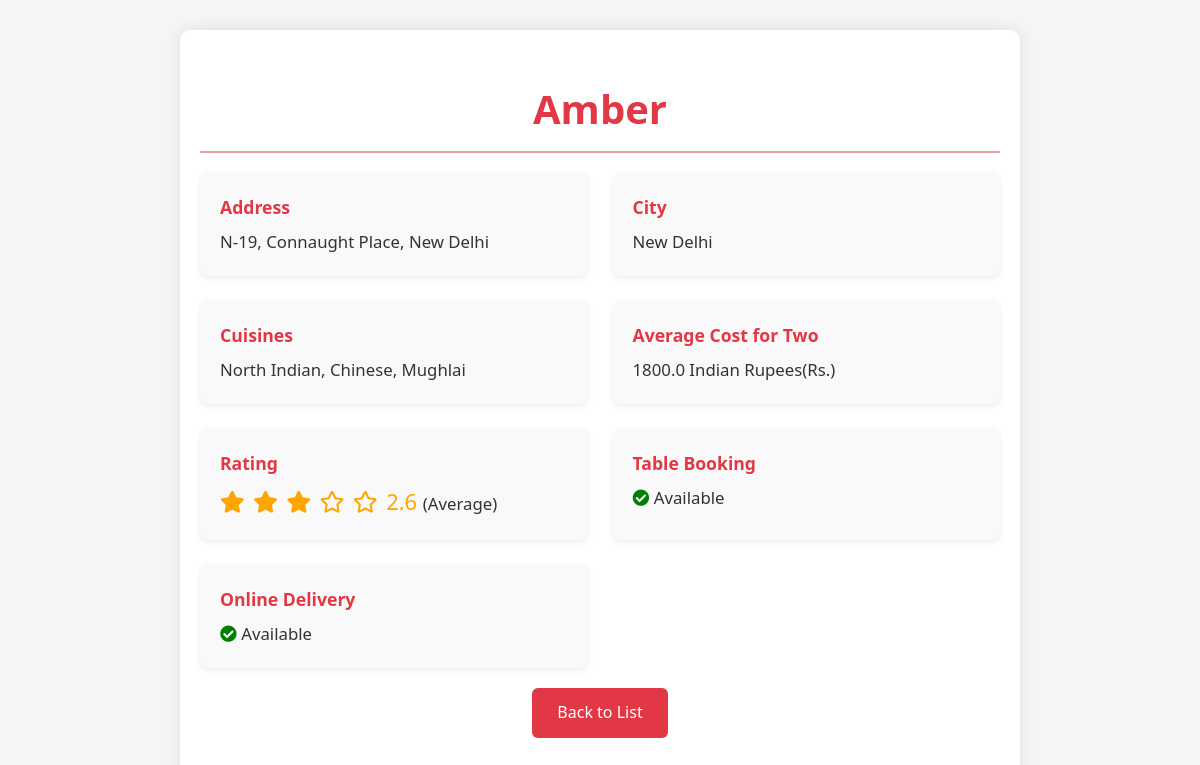
Page /restaurant/53 on the committed database.
### tables this page shows
CREATE TABLE restaurants (
        id INTEGER PRIMARY KEY, 
        name TEXT,
        country_code TEXT,
        city TEXT,
        address TEXT,
        locality TEXT,
        cuisines TEXT,
        average_cost_for_two REAL,
        currency TEXT,
        has_table_booking TEXT,
        has_online_delivery TEXT,
        is_delivering_now TEXT,
        price_range INTEGER,
        aggregate_rating REAL,
        rating_color TEXT,
        rating_text TEXT,
        votes INTEGER
    );

### app.py (the view)
@app.route('/restaurant/<int:id>')
def restaurant_detail(id):
    conn = get_db_connection()
    restaurant = conn.execute('SELECT * FROM restaurants WHERE id = ?', (id,)).fetchone()
    conn.close()
    if restaurant is None:
        return "Restaurant not found", 404
    return render_template('restaurant_detail.html', restaurant=restaurant)

### app.py (called while the page is built)
def get_db_connection():
    conn = sqlite3.connect('database.db')
    conn.row_factory = sqlite3.Row
    return conn

### templates/restaurant_detail.html (shortened to what this page needs)
<!DOCTYPE html>
<html lang="en">
<head>
    <link rel="stylesheet" href="https://cdnjs.cloudflare.com/ajax/libs/font-awesome/5.15.3/css/all.min.css">
</head>
<body>
    <div class="container">
        <h1>{{ restaurant['name'] }}</h1>
        <div class="info-grid">
            <div class="info-item">
                <div class="info-label">Address</div>
                <div class="info-value">{{ restaurant['address'] }}</div>
            </div>
            <div class="info-item">
                <div class="info-label">City</div>
                <div class="info-value">{{ restaurant['city'] }}</div>
            </div>
            <div class="info-item">
                <div class="info-label">Cuisines</div>
                <div class="info-value">{{ restaurant['cuisines'] }}</div>
            </div>
            <div class="info-item">
                <div class="info-label">Average Cost for Two</div>
                <div class="info-value">{{ restaurant['average_cost_for_two'] }} {{ restaurant['currency'] }}</div>
            </div>
            <div class="info-item">
                <div class="info-label">Rating</div>
                <div class="info-value">
                    <span class="rating">
                        {% for i in range(5) %}
                            {% if i < restaurant['aggregate_rating'] %}
                                <i class="fas fa-star"></i>
                            {% else %}
                                <i class="far fa-star"></i>
                            {% endif %}
                        {% endfor %}
                        {{ restaurant['aggregate_rating'] }}
                    </span>
                    ({{ restaurant['rating_text'] }})
                </div>
            </div>
            <div class="info-item">
                <div class="info-label">Table Booking</div>
                <div class="info-value">
                    {% if restaurant['has_table_booking'] == 'Yes' %}
                        <i class="fas fa-check-circle" style="color: green;"></i> Available
                    {% else %}
                        <i class="fas fa-times-circle" style="color: red;"></i> Not Available
                    {% endif %}
                </div>
            </div>
            <div class="info-item">
                <div class="info-label">Online Delivery</div>
                <div class="info-value">
                    {% if restaurant['has_online_delivery'] == 'Yes' %}
                        <i class="fas fa-check-circle" style="color: green;"></i> Available
                    {% else %}
                        <i class="fas fa-times-circle" style="color: red;"></i> Not Available
                    {% endif %}
                </div>
            </div>
        </div>
        <a href="{{ url_for('restaurant_list') }}" class="back-button">Back to List</a>
    </div>
</body>
</html>

### templates/restaurant_detail.html (style rules this page uses)
body { font-family: 'Segoe UI', Tahoma, Geneva, Verdana, sans-serif; background-color: #f5f5f5; margin: 0; padding: 0; color: #333; line-height: 1.6; }
.container { max-width: 800px; margin: 30px auto; padding: 20px; background-color: white; box-shadow: 0 0 15px rgba(0, 0, 0, 0.1); border-radius: 10px; animation: slideInUp 0.8s ease; }
h1 { color: #e23744; font-size: 2.5em; margin-bottom: 20px; text-align: center; padding-bottom: 10px; border-bottom: 2px solid rgba(226, 55, 68, 0.5); }
.info-grid { display: grid; grid-template-columns: repeat(auto-fit, minmax(300px, 1fr)); gap: 25px; }
.info-item { background-color: #f9f9f9; padding: 20px; border-radius: 8px; box-shadow: 0 2px 6px rgba(0, 0, 0, 0.08); transition: box-shadow 0.3s ease; }
.info-label { font-weight: bold; color: #e23744; margin-bottom: 8px; font-size: 1.1em; }
.info-value { font-size: 1.05em; }
.rating { font-size: 1.3em; color: #ffa500; }
.rating i { margin-right: 3px; }
.back-button { display: block; width: fit-content; margin: 20px auto; padding: 12px 25px; background-color: #e23744; color: white; text-decoration: none; border-radius: 6px; transition: background-color 0.3s ease; text-align: center; }

### rows in the picture
restaurants: name "Amber", address "N-19, Connaught Place, New Delhi", city "New Delhi", cuisines "North Indian, Chinese, Mughlai", average_cost_for_two "1800.0", currency "Indian Rupees(Rs.)", aggregate_rating "2.6", rating_text "Average"
